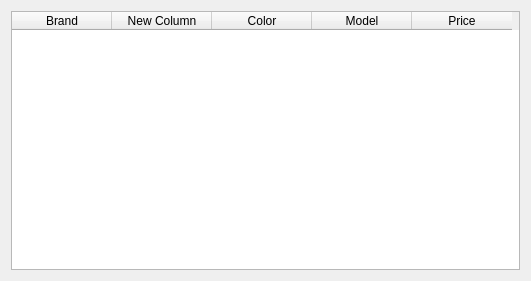
<?xml version="1.0" encoding="UTF-8"?>
<ui version="4.0">
 <class>Dialog</class>
 <widget class="QDialog" name="Dialog">
  <property name="geometry">
   <rect>
    <x>0</x>
    <y>0</y>
    <width>531</width>
    <height>281</height>
   </rect>
  </property>
  <property name="windowTitle">
   <string>Dialog</string>
  </property>
  <layout class="QVBoxLayout" name="verticalLayout">
   <item>
    <widget class="QTableWidget" name="tableWidget">
     <column>
      <property name="text">
       <string>Brand</string>
      </property>
     </column>
     <column>
      <property name="text">
       <string>New Column</string>
      </property>
     </column>
     <column>
      <property name="text">
       <string>Color</string>
      </property>
     </column>
     <column>
      <property name="text">
       <string>Model</string>
      </property>
     </column>
     <column>
      <property name="text">
       <string>Price</string>
      </property>
     </column>
    </widget>
   </item>
  </layout>
 </widget>
 <resources/>
 <connections/>
</ui>
